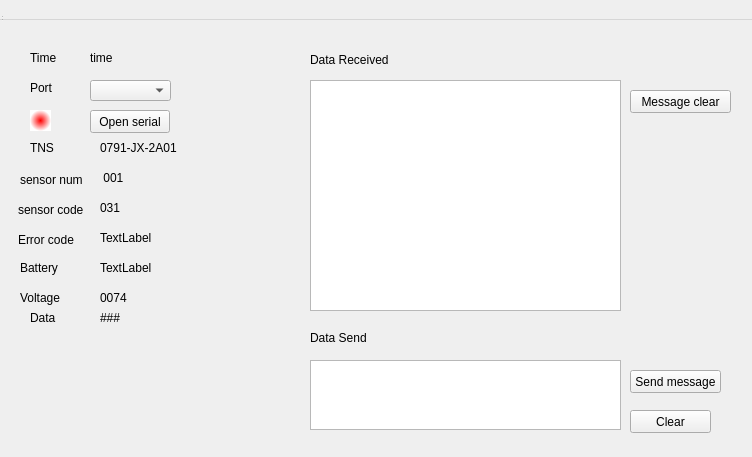
<?xml version="1.0" encoding="UTF-8"?>
<ui version="4.0">
 <class>SerialPort</class>
 <widget class="QWidget" name="SerialPort">
  <property name="geometry">
   <rect>
    <x>0</x>
    <y>0</y>
    <width>752</width>
    <height>457</height>
   </rect>
  </property>
  <property name="windowTitle">
   <string>MainWindow</string>
  </property>
  <widget class="QWidget" name="centralWidget" native="true">
   <property name="geometry">
    <rect>
     <x>0</x>
     <y>20</y>
     <width>741</width>
     <height>421</height>
    </rect>
   </property>
   <widget class="QComboBox" name="PortBox">
    <property name="geometry">
     <rect>
      <x>90</x>
      <y>60</y>
      <width>81</width>
      <height>21</height>
     </rect>
    </property>
   </widget>
   <widget class="QLabel" name="label">
    <property name="geometry">
     <rect>
      <x>30</x>
      <y>60</y>
      <width>31</width>
      <height>16</height>
     </rect>
    </property>
    <property name="text">
     <string>Port</string>
    </property>
   </widget>
   <widget class="QPlainTextEdit" name="DataReceived">
    <property name="geometry">
     <rect>
      <x>310</x>
      <y>60</y>
      <width>311</width>
      <height>231</height>
     </rect>
    </property>
   </widget>
   <widget class="QTextEdit" name="DataSend">
    <property name="geometry">
     <rect>
      <x>310</x>
      <y>340</y>
      <width>311</width>
      <height>70</height>
     </rect>
    </property>
   </widget>
   <widget class="QLabel" name="label_7">
    <property name="geometry">
     <rect>
      <x>310</x>
      <y>30</y>
      <width>91</width>
      <height>20</height>
     </rect>
    </property>
    <property name="text">
     <string>Data Received</string>
    </property>
   </widget>
   <widget class="QLabel" name="label_8">
    <property name="geometry">
     <rect>
      <x>310</x>
      <y>310</y>
      <width>81</width>
      <height>16</height>
     </rect>
    </property>
    <property name="text">
     <string>Data Send</string>
    </property>
   </widget>
   <widget class="QPushButton" name="OpenSerialButton">
    <property name="geometry">
     <rect>
      <x>90</x>
      <y>90</y>
      <width>80</width>
      <height>23</height>
     </rect>
    </property>
    <property name="text">
     <string>Open serial</string>
    </property>
   </widget>
   <widget class="QLabel" name="LED">
    <property name="geometry">
     <rect>
      <x>30</x>
      <y>90</y>
      <width>21</width>
      <height>21</height>
     </rect>
    </property>
    <property name="styleSheet">
     <string notr="true">background-color:qradialgradient(spread:pad,cx:0.5,cy:0.5,radius:0.5,fx:0.5,fy:0.5,stop:0 rgba(255,0,0,255),stop:1 rgba(255,255,255,255));
border-radius: 14px;</string>
    </property>
    <property name="text">
     <string/>
    </property>
   </widget>
   <widget class="QPushButton" name="ClearButton">
    <property name="geometry">
     <rect>
      <x>630</x>
      <y>390</y>
      <width>81</width>
      <height>23</height>
     </rect>
    </property>
    <property name="text">
     <string>Clear</string>
    </property>
   </widget>
   <widget class="QPushButton" name="ClearShowButton">
    <property name="geometry">
     <rect>
      <x>630</x>
      <y>70</y>
      <width>101</width>
      <height>23</height>
     </rect>
    </property>
    <property name="text">
     <string>Message clear</string>
    </property>
   </widget>
   <widget class="QPushButton" name="SendButton">
    <property name="geometry">
     <rect>
      <x>630</x>
      <y>350</y>
      <width>91</width>
      <height>23</height>
     </rect>
    </property>
    <property name="text">
     <string>Send message</string>
    </property>
   </widget>
   <widget class="QLabel" name="label_2">
    <property name="geometry">
     <rect>
      <x>30</x>
      <y>30</y>
      <width>41</width>
      <height>16</height>
     </rect>
    </property>
    <property name="text">
     <string>Time</string>
    </property>
   </widget>
   <widget class="QLabel" name="Timeshow">
    <property name="geometry">
     <rect>
      <x>90</x>
      <y>30</y>
      <width>151</width>
      <height>16</height>
     </rect>
    </property>
    <property name="text">
     <string>time</string>
    </property>
   </widget>
   <widget class="QLabel" name="StationCode">
    <property name="geometry">
     <rect>
      <x>30</x>
      <y>120</y>
      <width>31</width>
      <height>16</height>
     </rect>
    </property>
    <property name="text">
     <string>TNS</string>
    </property>
   </widget>
   <widget class="QLabel" name="TNS">
    <property name="geometry">
     <rect>
      <x>100</x>
      <y>120</y>
      <width>91</width>
      <height>16</height>
     </rect>
    </property>
    <property name="text">
     <string>0791-JX-2A01</string>
    </property>
   </widget>
   <widget class="QLabel" name="label_5">
    <property name="geometry">
     <rect>
      <x>20</x>
      <y>150</y>
      <width>71</width>
      <height>20</height>
     </rect>
    </property>
    <property name="text">
     <string>sensor num</string>
    </property>
   </widget>
   <widget class="QLabel" name="Sersornum">
    <property name="geometry">
     <rect>
      <x>100</x>
      <y>150</y>
      <width>59</width>
      <height>16</height>
     </rect>
    </property>
    <property name="text">
     <string> 001</string>
    </property>
   </widget>
   <widget class="QLabel" name="label_3">
    <property name="geometry">
     <rect>
      <x>20</x>
      <y>270</y>
      <width>59</width>
      <height>15</height>
     </rect>
    </property>
    <property name="text">
     <string>Voltage</string>
    </property>
   </widget>
   <widget class="QLabel" name="Batteryvoltage">
    <property name="geometry">
     <rect>
      <x>100</x>
      <y>270</y>
      <width>59</width>
      <height>15</height>
     </rect>
    </property>
    <property name="text">
     <string>0074</string>
    </property>
   </widget>
   <widget class="QLabel" name="label_4">
    <property name="geometry">
     <rect>
      <x>30</x>
      <y>290</y>
      <width>41</width>
      <height>16</height>
     </rect>
    </property>
    <property name="text">
     <string>Data</string>
    </property>
   </widget>
   <widget class="QLabel" name="Sensordata">
    <property name="geometry">
     <rect>
      <x>100</x>
      <y>290</y>
      <width>141</width>
      <height>16</height>
     </rect>
    </property>
    <property name="text">
     <string>###</string>
    </property>
   </widget>
   <widget class="QLabel" name="label_6">
    <property name="geometry">
     <rect>
      <x>18</x>
      <y>180</y>
      <width>81</width>
      <height>20</height>
     </rect>
    </property>
    <property name="text">
     <string>sensor code</string>
    </property>
   </widget>
   <widget class="QLabel" name="Sensorcode">
    <property name="geometry">
     <rect>
      <x>100</x>
      <y>180</y>
      <width>59</width>
      <height>15</height>
     </rect>
    </property>
    <property name="text">
     <string>031</string>
    </property>
   </widget>
   <widget class="QLabel" name="label_9">
    <property name="geometry">
     <rect>
      <x>18</x>
      <y>210</y>
      <width>61</width>
      <height>20</height>
     </rect>
    </property>
    <property name="text">
     <string>Error code</string>
    </property>
   </widget>
   <widget class="QLabel" name="Errorcode">
    <property name="geometry">
     <rect>
      <x>100</x>
      <y>210</y>
      <width>59</width>
      <height>15</height>
     </rect>
    </property>
    <property name="text">
     <string>TextLabel</string>
    </property>
   </widget>
   <widget class="QLabel" name="label_10">
    <property name="geometry">
     <rect>
      <x>20</x>
      <y>240</y>
      <width>59</width>
      <height>15</height>
     </rect>
    </property>
    <property name="text">
     <string>Battery</string>
    </property>
   </widget>
   <widget class="QLabel" name="Batterynum">
    <property name="geometry">
     <rect>
      <x>100</x>
      <y>240</y>
      <width>59</width>
      <height>15</height>
     </rect>
    </property>
    <property name="text">
     <string>TextLabel</string>
    </property>
   </widget>
  </widget>
  <widget class="QMenuBar" name="menuBar">
   <property name="geometry">
    <rect>
     <x>0</x>
     <y>0</y>
     <width>818</width>
     <height>20</height>
    </rect>
   </property>
  </widget>
  <widget class="QToolBar" name="mainToolBar">
   <property name="geometry">
    <rect>
     <x>0</x>
     <y>0</y>
     <width>8</width>
     <height>17</height>
    </rect>
   </property>
  </widget>
  <widget class="QStatusBar" name="statusBar">
   <property name="geometry">
    <rect>
     <x>0</x>
     <y>0</y>
     <width>3</width>
     <height>22</height>
    </rect>
   </property>
  </widget>
 </widget>
 <layoutdefault spacing="6" margin="11"/>
 <resources/>
 <connections/>
</ui>
